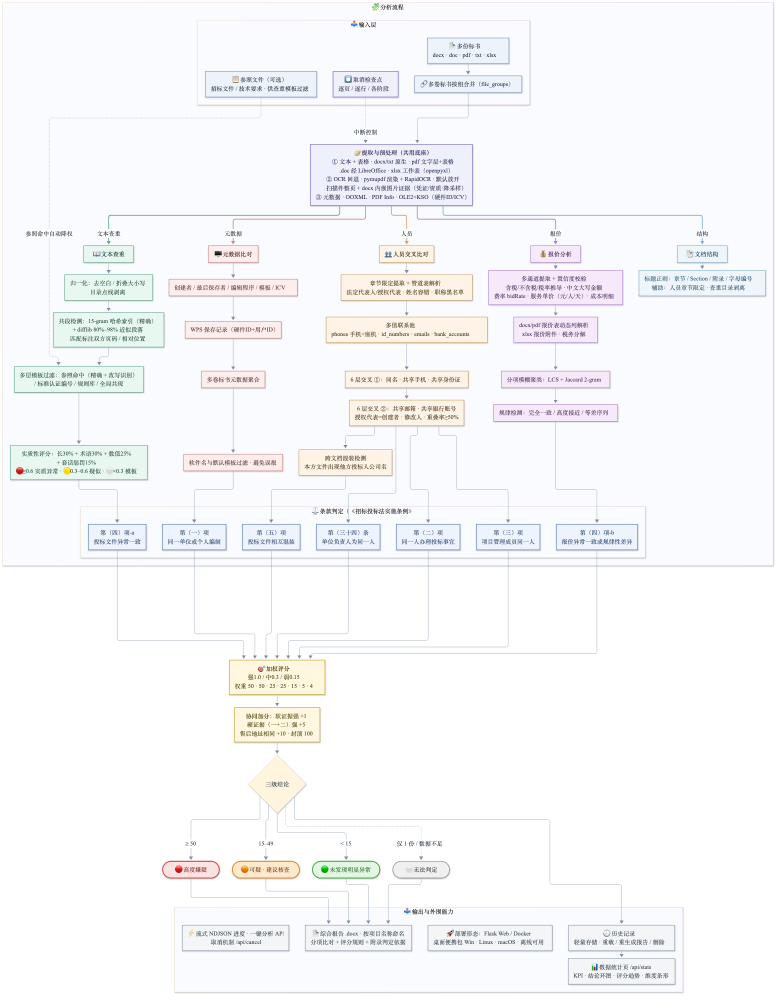
#> input picture 整体流程图.png, 1568 x 2010 px (shown at 1/2 size)
$ python make_icon.py '../../整体流程图.png' '../../界面截图.png'
#> lines starting #> are read from the running program, lines starting #| are printed output that depends on the picture
#!/usr/bin/env python3
"""构建期图标生成：static/img/logo.png → 256² PNG。

用法: make_icon.py <src_logo_png> <out_png>
PIL 来自已组装的 site-packages（pillow 是应用正式依赖）。
"""
import os
import sys

from PIL import Image  # noqa: E402

img = Image.open(sys.argv[1]).convert("RGBA")
os.makedirs(os.path.dirname(sys.argv[2]), exist_ok=True)
img.resize((256, 256), Image.LANCZOS).save(sys.argv[2])
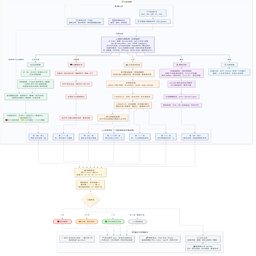
#> saved as 界面截图.png: PIL image 256x256 RGBA; mean R, G, B, A 247.1, 247.4, 248.9, 255
print(f"  ✓ {sys.argv[2]} (256x256)")
